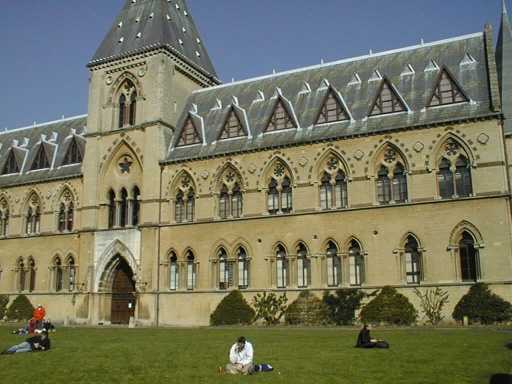
#> input picture library1.jpg, 512 x 384 px
$ python P2_a.py
#> lines starting #> are read from the running program, lines starting #| are printed output that depends on the picture
# from PIL import Image
import numpy as np
import matplotlib.pyplot as plt
import cv2 as cv
from numpy import linalg as la
import random

def load_input():
    I1 = cv.imread('library1.jpg')
#> I1 is the input picture: shape (384, 512, 3); mean B, G, R 94.6, 117.4, 116.2
    I2 = cv.imread('library2.jpg')
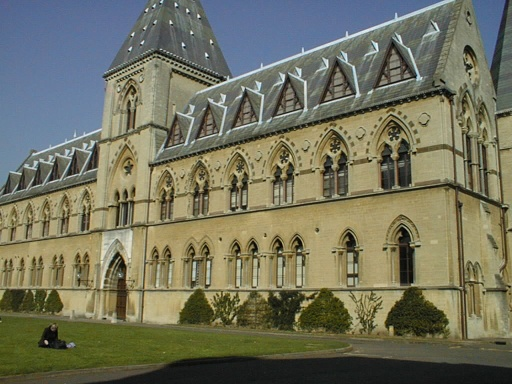
#> input picture library2.jpg, 512 x 384 px
#> I2 is the input picture: shape (384, 512, 3); mean B, G, R 93.7, 114.3, 114.3
    lmatches = np.loadtxt('library_matches.txt')

    I3 = np.zeros((I1.shape[0], I1.shape[1] * 2, 3))
    I3[:, :I1.shape[1], :] = I1
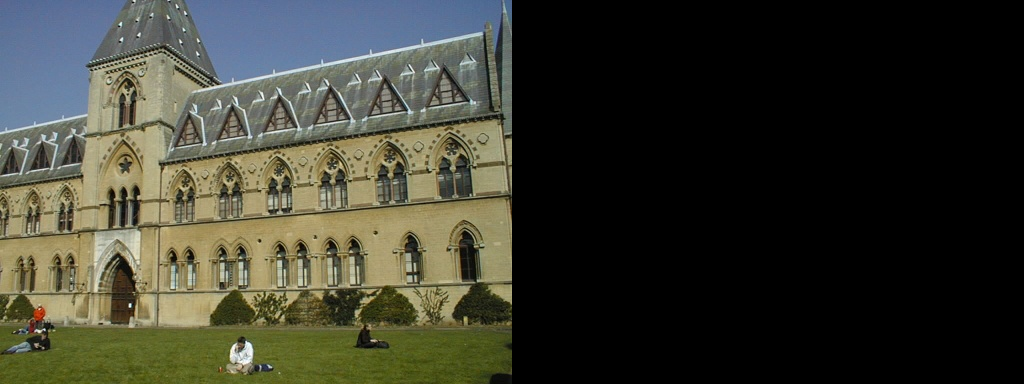
#> I3: shape (384, 1024, 3) float64; mean B, G, R 47.3, 58.7, 58.1
    I3[:, I1.shape[1]:, :] = I2
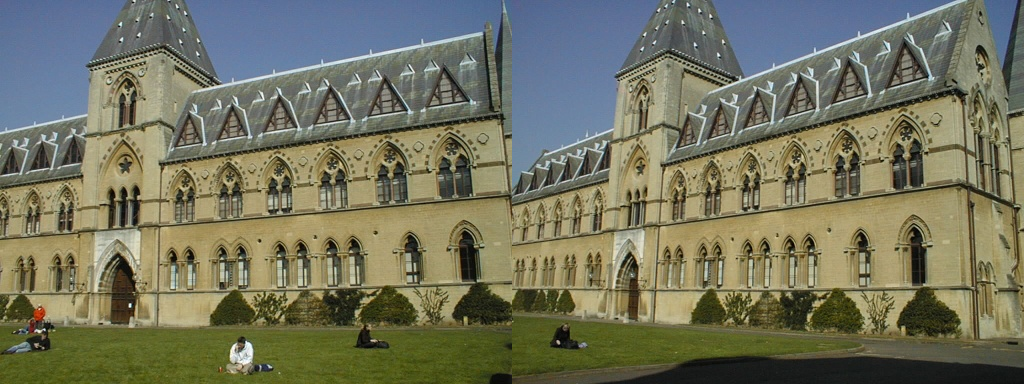
#> I3: shape (384, 1024, 3) float64; mean B, G, R 94.2, 115.9, 115.3
#> (the run stopped early here; a loop or call above may not have finished)
